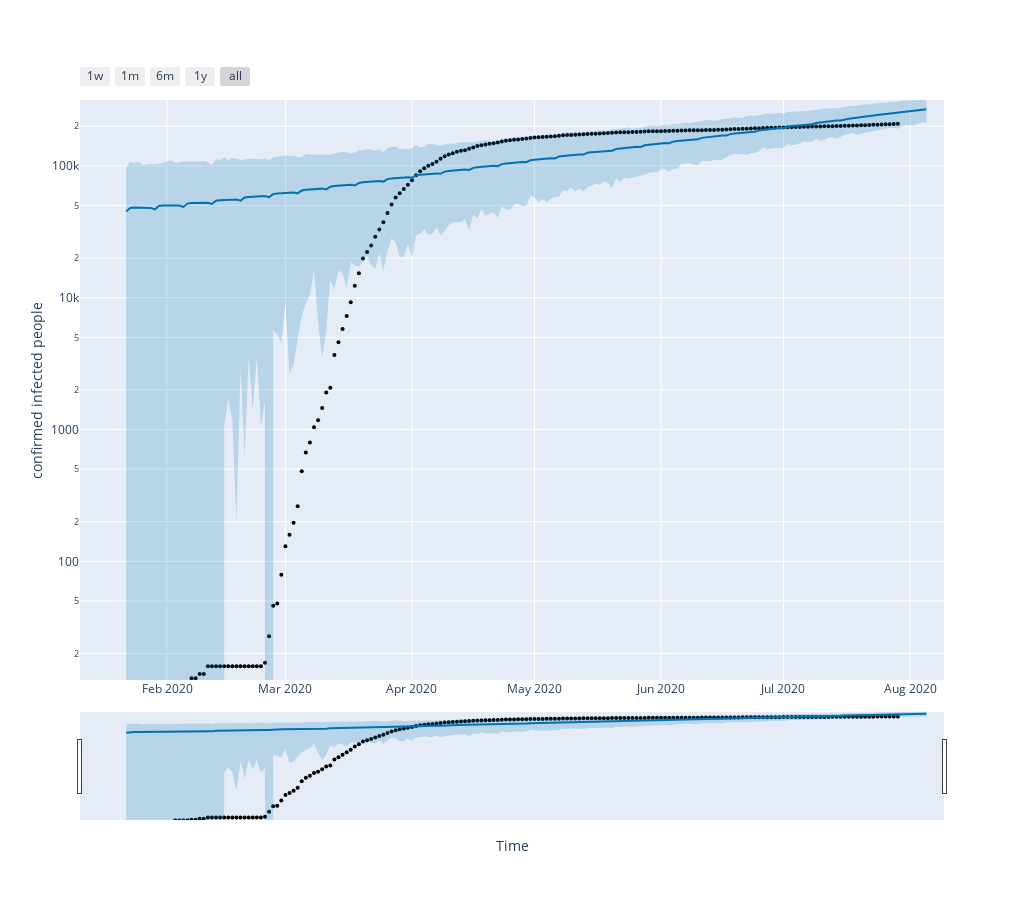

Notebook code for this chart:
### Code cell
import plotly.offline as py
from fbprophet.plot import plot_plotly

fig = plot_plotly(my_model, forecast)

fig.update_layout(
    width = 1024,
    height = 900,
    xaxis_title = "Time",
    yaxis_title = "confirmed infected people",
)
fig.update_yaxes(type = "log", range = [1.1, 5.5])
py.iplot(fig)

### Figure 1 — Plotly figure (JSON) as saved in the notebook; plotly's stock layout.template omitted (floating-point values rounded to 4 significant figures; data arrays with more than 128 entries replaced by an {"elided": "..."} marker saying what was removed)
{"data": [{"marker": {"color": "black", "size": 4}, "mode": "markers", "name": "Actual", "type": "scatter", "x": {"elided": "190 str values"}, "y": {"elided": "190 int values"}}, {"hoverinfo": "skip", "line": {"width": 0}, "mode": "lines", "type": "scatter", "x": {"elided": "197 str values"}, "y": {"elided": "197 float values"}}, {"fill": "tonexty", "fillcolor": "rgba(0, 114, 178, 0.2)", "line": {"color": "#0072B2", "width": 2}, "mode": "lines", "name": "Predicted", "type": "scatter", "x": {"elided": "197 str values"}, "y": {"elided": "197 float values"}}, {"fill": "tonexty", "fillcolor": "rgba(0, 114, 178, 0.2)", "hoverinfo": "skip", "line": {"width": 0}, "mode": "lines", "type": "scatter", "x": {"elided": "197 str values"}, "y": {"elided": "197 float values"}}, {"line": {"color": "black", "dash": "dash", "width": 2}, "mode": "lines", "name": "Cap", "type": "scatter", "x": {"elided": "197 str values"}, "y": {"elided": "197 int values"}}], "layout": {"height": 900, "showlegend": false, "width": 1024, "xaxis": {"rangeselector": {"buttons": [{"count": 7, "label": "1w", "step": "day", "stepmode": "backward"}, {"count": 1, "label": "1m", "step": "month", "stepmode": "backward"}, {"count": 6, "label": "6m", "step": "month", "stepmode": "backward"}, {"count": 1, "label": "1y", "step": "year", "stepmode": "backward"}, {"step": "all"}]}, "rangeslider": {"visible": true}, "title": {"text": "Time"}, "type": "date"}, "yaxis": {"range": [1.1, 5.5], "title": {"text": "confirmed infected people"}, "type": "log"}}}
